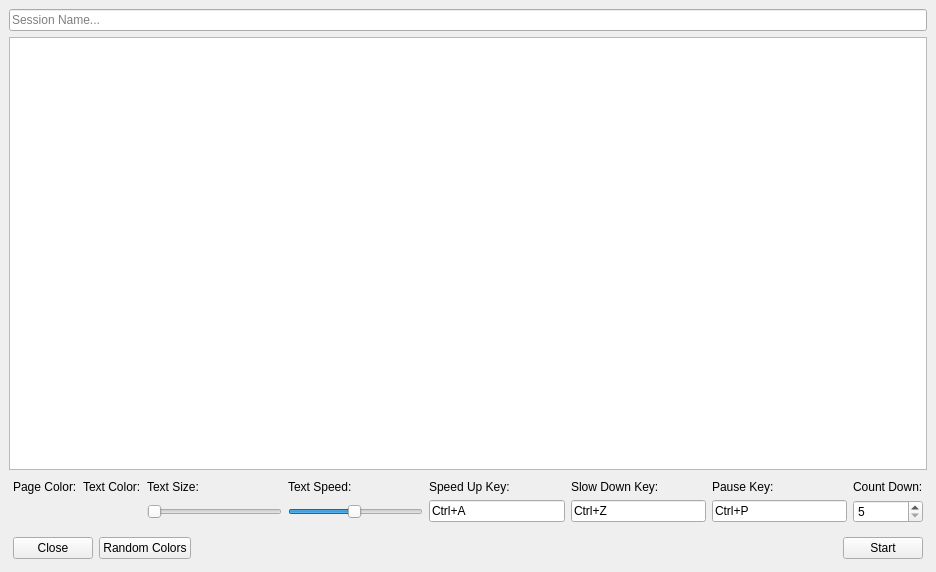
<?xml version="1.0" encoding="UTF-8"?>
<ui version="4.0">
 <class>UIPromptMachineEditor</class>
 <widget class="QMainWindow" name="UIPromptMachineEditor">
  <property name="geometry">
   <rect>
    <x>0</x>
    <y>0</y>
    <width>936</width>
    <height>572</height>
   </rect>
  </property>
  <property name="windowTitle">
   <string>Prompt Machine Session Editor</string>
  </property>
  <widget class="QWidget" name="centralwidget">
   <layout class="QVBoxLayout" name="verticalLayout">
    <item>
     <widget class="QLineEdit" name="lineEdit">
      <property name="placeholderText">
       <string>Session Name...</string>
      </property>
     </widget>
    </item>
    <item>
     <widget class="QPlainTextEdit" name="m_txtPrompt"/>
    </item>
    <item>
     <layout class="QGridLayout" name="m_lytMain">
      <property name="leftMargin">
       <number>4</number>
      </property>
      <property name="topMargin">
       <number>4</number>
      </property>
      <property name="rightMargin">
       <number>4</number>
      </property>
      <property name="bottomMargin">
       <number>4</number>
      </property>
      <item row="0" column="8">
       <widget class="QLabel" name="label_4">
        <property name="text">
         <string>Count Down:</string>
        </property>
        <property name="alignment">
         <set>Qt::AlignLeading|Qt::AlignLeft|Qt::AlignVCenter</set>
        </property>
       </widget>
      </item>
      <item row="2" column="4">
       <widget class="QSlider" name="m_sldScrollSpeed">
        <property name="minimum">
         <number>1</number>
        </property>
        <property name="maximum">
         <number>100</number>
        </property>
        <property name="singleStep">
         <number>10</number>
        </property>
        <property name="value">
         <number>50</number>
        </property>
        <property name="orientation">
         <enum>Qt::Horizontal</enum>
        </property>
        <property name="tickPosition">
         <enum>QSlider::NoTicks</enum>
        </property>
       </widget>
      </item>
      <item row="2" column="3">
       <widget class="QSlider" name="m_sldTextSize">
        <property name="minimum">
         <number>18</number>
        </property>
        <property name="maximum">
         <number>250</number>
        </property>
        <property name="orientation">
         <enum>Qt::Horizontal</enum>
        </property>
        <property name="tickPosition">
         <enum>QSlider::NoTicks</enum>
        </property>
       </widget>
      </item>
      <item row="2" column="6">
       <widget class="QKeySequenceEdit" name="keySequenceEdit_2">
        <property name="keySequence">
         <string>Ctrl+Z</string>
        </property>
       </widget>
      </item>
      <item row="0" column="4">
       <widget class="QLabel" name="m_lblTextSpeed">
        <property name="text">
         <string>Text Speed:</string>
        </property>
        <property name="alignment">
         <set>Qt::AlignLeading|Qt::AlignLeft|Qt::AlignVCenter</set>
        </property>
       </widget>
      </item>
      <item row="0" column="1">
       <widget class="QLabel" name="m_lblTextForegroundColor">
        <property name="text">
         <string>Text Color:</string>
        </property>
        <property name="alignment">
         <set>Qt::AlignLeading|Qt::AlignLeft|Qt::AlignVCenter</set>
        </property>
       </widget>
      </item>
      <item row="0" column="3">
       <widget class="QLabel" name="m_lblTextSize">
        <property name="text">
         <string>Text Size:</string>
        </property>
        <property name="alignment">
         <set>Qt::AlignLeading|Qt::AlignLeft|Qt::AlignVCenter</set>
        </property>
       </widget>
      </item>
      <item row="2" column="8">
       <widget class="QSpinBox" name="m_spnCountDown">
        <property name="minimum">
         <number>5</number>
        </property>
        <property name="maximum">
         <number>60</number>
        </property>
        <property name="singleStep">
         <number>5</number>
        </property>
       </widget>
      </item>
      <item row="0" column="0">
       <widget class="QLabel" name="m_lblPageBackgroundColor">
        <property name="text">
         <string>Page Color:</string>
        </property>
        <property name="alignment">
         <set>Qt::AlignLeading|Qt::AlignLeft|Qt::AlignVCenter</set>
        </property>
       </widget>
      </item>
      <item row="2" column="5">
       <widget class="QKeySequenceEdit" name="keySequenceEdit">
        <property name="keySequence">
         <string>Ctrl+A</string>
        </property>
       </widget>
      </item>
      <item row="0" column="5">
       <widget class="QLabel" name="label">
        <property name="text">
         <string>Speed Up Key:</string>
        </property>
       </widget>
      </item>
      <item row="0" column="6">
       <widget class="QLabel" name="label_2">
        <property name="text">
         <string>Slow Down Key:</string>
        </property>
       </widget>
      </item>
      <item row="2" column="7">
       <widget class="QKeySequenceEdit" name="keySequenceEdit_3">
        <property name="keySequence">
         <string>Ctrl+P</string>
        </property>
       </widget>
      </item>
      <item row="0" column="7">
       <widget class="QLabel" name="label_3">
        <property name="text">
         <string>Pause Key:</string>
        </property>
       </widget>
      </item>
     </layout>
    </item>
    <item>
     <layout class="QHBoxLayout" name="horizontalLayout_2">
      <property name="leftMargin">
       <number>4</number>
      </property>
      <property name="topMargin">
       <number>4</number>
      </property>
      <property name="rightMargin">
       <number>4</number>
      </property>
      <property name="bottomMargin">
       <number>4</number>
      </property>
      <item>
       <widget class="QPushButton" name="m_btnClose">
        <property name="text">
         <string>Close</string>
        </property>
       </widget>
      </item>
      <item>
       <widget class="QPushButton" name="m_btnRandomColors">
        <property name="text">
         <string>Random Colors</string>
        </property>
       </widget>
      </item>
      <item>
       <spacer name="horizontalSpacer_2">
        <property name="orientation">
         <enum>Qt::Horizontal</enum>
        </property>
        <property name="sizeHint" stdset="0">
         <size>
          <width>40</width>
          <height>20</height>
         </size>
        </property>
       </spacer>
      </item>
      <item>
       <widget class="QPushButton" name="m_btnStart">
        <property name="text">
         <string>Start</string>
        </property>
       </widget>
      </item>
     </layout>
    </item>
   </layout>
  </widget>
 </widget>
 <tabstops>
  <tabstop>lineEdit</tabstop>
  <tabstop>m_txtPrompt</tabstop>
  <tabstop>m_sldTextSize</tabstop>
  <tabstop>m_sldScrollSpeed</tabstop>
  <tabstop>m_spnCountDown</tabstop>
  <tabstop>m_btnClose</tabstop>
  <tabstop>m_btnStart</tabstop>
 </tabstops>
 <resources/>
 <connections/>
</ui>
